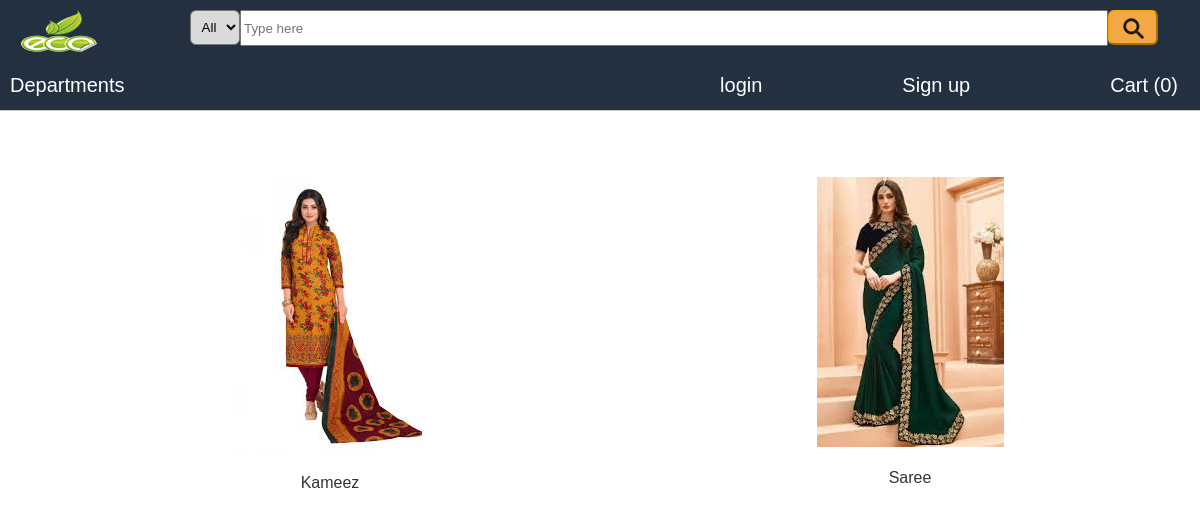
Page /product.php?maincat_id=23 on the committed database.
### tables this page shows
CREATE TABLE `category` (
  `id` int(11) NOT NULL,
  `name` varchar(100) NOT NULL,
  `maincat_id` int(100) NOT NULL,
  `img` varchar(800) NOT NULL
);

### product.php (the view, shortened to what this page needs)
<?php
     require_once('header.php');
    $sql = "SELECT * FROM maincat";
?>
<!DOCTYPE HTML>
<html>
    <link href="style.css" rel="stylesheet" type="text/css">
    <link rel="stylesheet" type="text/css" href="slidecss/style.css">
    <body>
    <div id="container">
<?php
    if( isset($_GET) && isset( $_GET['category_id'] ) ) {
        $category_id = $_GET['category_id'];
        $sql  ="SELECT * FROM `product` WHERE category_id = '$category_id'";
    }
    else if( $_GET['maincat_id'] ) {
         $maincat_id = $_GET['maincat_id'];
        $sql  ="SELECT * FROM `category` WHERE maincat_id = '$maincat_id'";
    }
    else {
        $category_id = 0;
    }
include_once("connection.php");
$result = mysqli_query($mysqli,  $sql);
?>
<html>
<head>
</head>
<body>
            <div class="subcat_res">
                <ul>
       <?php
                     if(  mysqli_num_rows($result) < 1  ){
                                    echo "<h1>Category is empty</h1>";
                                                 }
                      else{
      while($res = mysqli_fetch_array($result)) { ?>
                 <li>
                <div class="prod">
                 <?php
                   echo "<a href='prod.php?category_id=". $res['id'] . "'> " . "<img src='./admin/".$res['img'] . "'/>" . "</a> " ;
                   echo "<br><br>";
			       echo "<a style='color:#333;'>".$res['name']."</a>";
                   echo "<br><br>";
                 ?>
                 </div></li>
           <?php
      }
                      }
            ?>
  </ul>
    </div>
</body>

### style.css (style rules this page uses)
html { font-family: sans-serif ; color: #333; min-height: 1000px; }
body { background: #ffffff; margin: 0; width: auto; }
#container { background: #ebebeb; margin: 0px 0px; }
.subcat_res > ul > li { width:50%; display: inline; float: left; text-align: center; margin-top: 50px; }

### rows in the picture
category: img (picture), name "Kameez"
category: img (picture), name "Saree"

### other values in the picture
$totalProduct "0"
